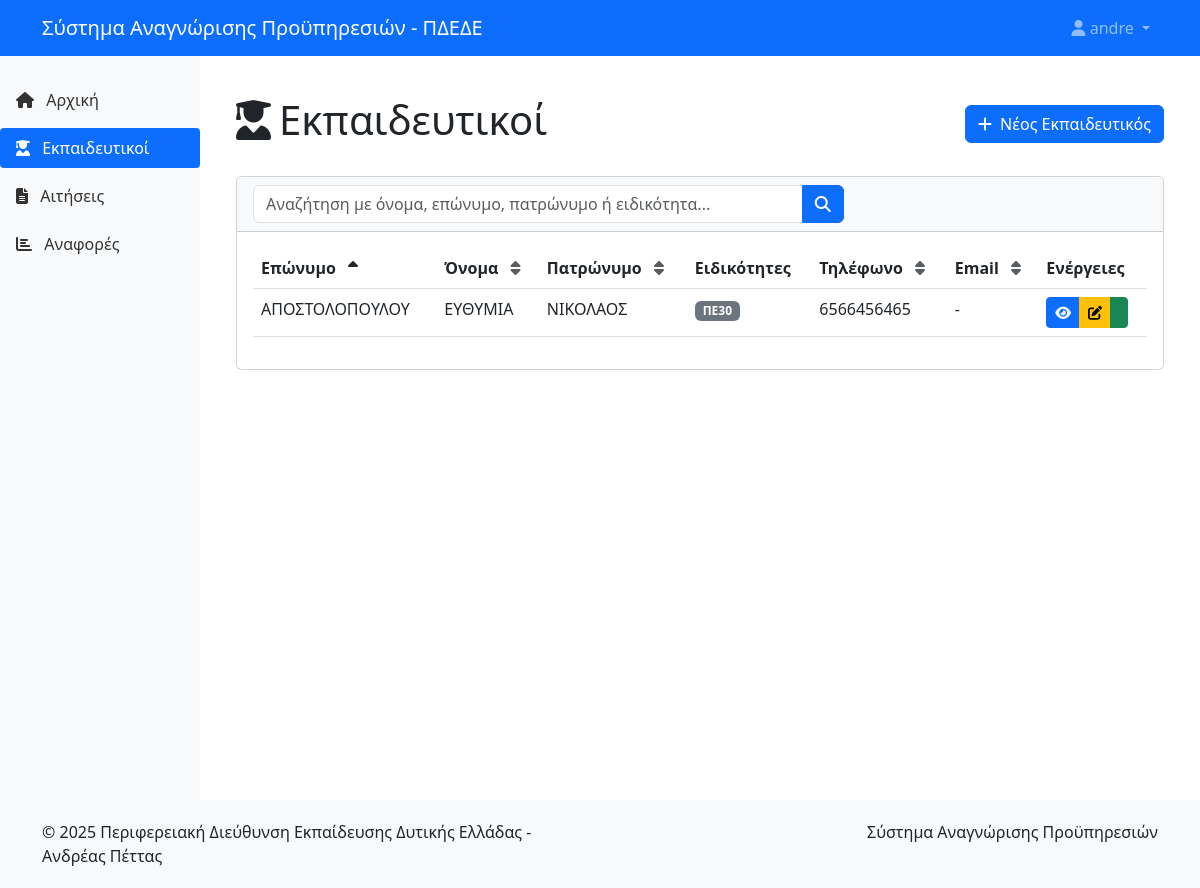
/teachers/ (signed in), run on an earlier commit of the app's database.
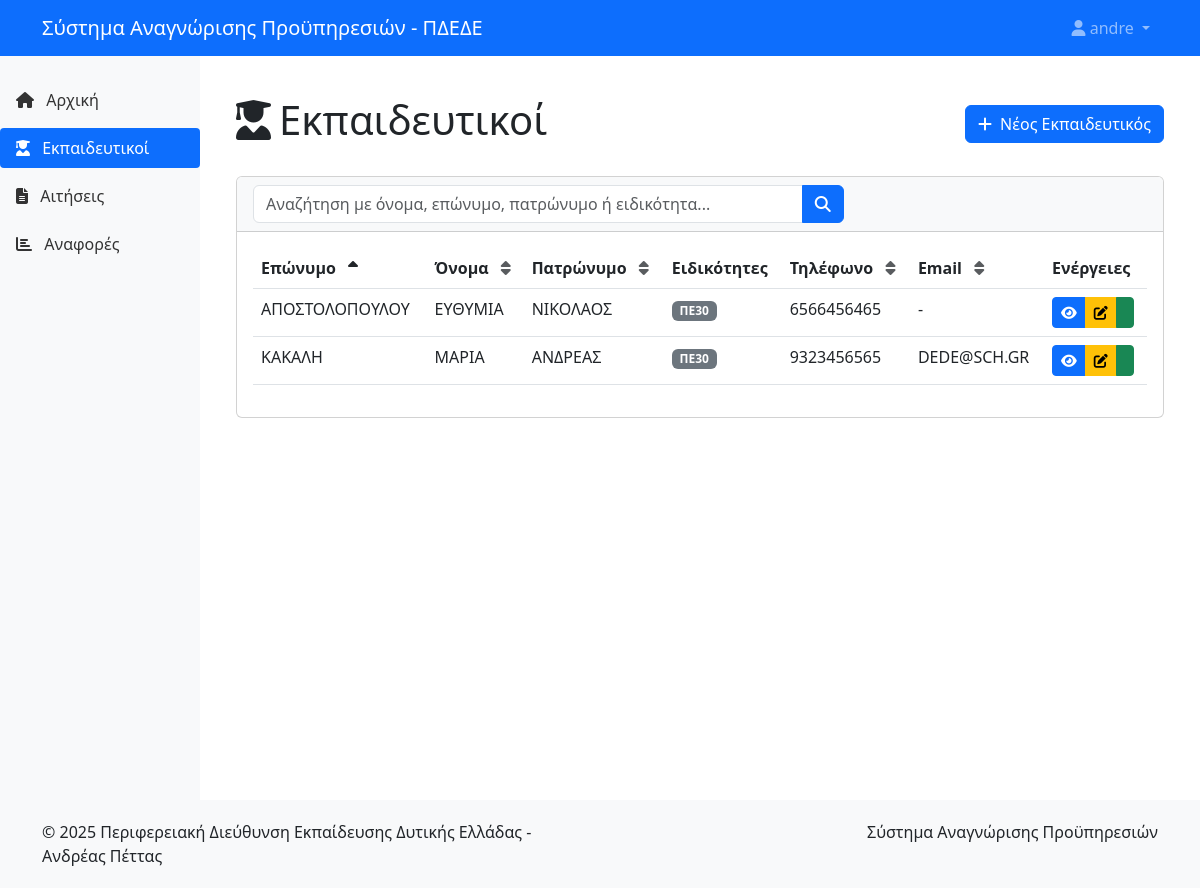
And on a later commit of the database.
### proipiresia/models.py (models this page shows, shortened)
class Teacher(models.Model):
    first_name = models.CharField(max_length=100, verbose_name="Όνομα")
    last_name = models.CharField(max_length=100, verbose_name="Επώνυμο")
    father_name = models.CharField(max_length=100, verbose_name="Πατρώνυμο")
    specialties = models.ManyToManyField(Specialty, through='TeacherSpecialty', verbose_name="Ειδικότητες")
    phone = models.CharField(max_length=20, blank=True, null=True, verbose_name="Τηλέφωνο")
    email = models.EmailField(blank=True, null=True, verbose_name="Email")
    class Meta:
        verbose_name = "Εκπαιδευτικός"
        verbose_name_plural = "Εκπαιδευτικοί"
        ordering = ['last_name', 'first_name']
        constraints = [
            models.UniqueConstraint(
                fields=['first_name', 'last_name', 'father_name'],
                name='unique_teacher'
            )
        ]

class TeacherSpecialty(models.Model):
    teacher = models.ForeignKey(Teacher, on_delete=models.CASCADE, verbose_name="Εκπαιδευτικός")
    specialty = models.ForeignKey(Specialty, on_delete=models.CASCADE, verbose_name="Ειδικότητα")
    is_primary = models.BooleanField(default=False, verbose_name="Κύρια Ειδικότητα")
    class Meta:
        verbose_name = "Ειδικότητα Εκπαιδευτικού"
        verbose_name_plural = "Ειδικότητες Εκπαιδευτικών"
        unique_together = ['teacher', 'specialty']

class Specialty(models.Model):
    code = models.CharField(max_length=10, unique=True, verbose_name="Κωδικός Ειδικότητας")
    description = models.CharField(max_length=255, verbose_name="Περιγραφή Ειδικότητας")
    class Meta:
        verbose_name = "Ειδικότητα"
        verbose_name_plural = "Ειδικότητες"
        ordering = ['code']

### proipiresia/views.py (the view, shortened to what this page needs)
# urls.py: path('teachers/', views.TeacherListView.as_view(), name='teacher-list'),
class TeacherListView(LoginRequiredMixin, ListView):
    model = Teacher
    template_name = 'proipiresia/teacher_list.html'
    context_object_name = 'teachers'
    paginate_by = 20
    def get_queryset(self):
        queryset = super().get_queryset()
        search_term = self.request.GET.get('search', '')
        sort_by = self.request.GET.get('sort', 'last_name')
        order = self.request.GET.get('order', 'asc')
        valid_sort_fields = ['last_name', 'first_name', 'father_name', 'phone', 'email']
        if sort_by in valid_sort_fields:
            if order == 'desc':
                sort_by = f'-{sort_by}'
            queryset = queryset.order_by(sort_by)
        else:
            queryset = queryset.order_by('last_name')
        return queryset
    def get_context_data(self, **kwargs):
        context = super().get_context_data(**kwargs)
        context['search_term'] = self.request.GET.get('search', '')
        context['current_sort'] = self.request.GET.get('sort', 'last_name')
        context['current_order'] = self.request.GET.get('order', 'asc')
        return context

### proipiresia/templates/proipiresia/teacher_list.html (shortened to what the changed rows need)
{% extends 'proipiresia/base.html' %}
{% block content %}
<div class="container py-4">
    <div class="d-flex justify-content-between align-items-center mb-4">
        <h1><i class="fas fa-user-graduate me-2"></i>Εκπαιδευτικοί</h1>
    </div>
    <div class="card mb-4">
        <div class="card-body">
            {% if teachers %}
            <div class="table-responsive">
                <table class="table table-hover">
                    <thead>
                        <tr>
                            <th class="sortable-header">
                                <a href="?sort=last_name&order={% if current_sort == 'last_name' and current_order == 'asc' %}desc{% else %}asc{% endif %}{% if search_term %}&search={{ search_term }}{% endif %}" class="text-decoration-none text-dark">
                                    Επώνυμο
                                    {% if current_sort == 'last_name' %}
                                        {% if current_order == 'asc' %}
                                            <i class="fas fa-sort-up"></i>
                                        {% else %}
                                            <i class="fas fa-sort-down"></i>
                                        {% endif %}
                                    {% else %}
                                        <i class="fas fa-sort text-muted"></i>
                                    {% endif %}
                                </a>
                            </th>
                            <th class="sortable-header">
                                <a href="?sort=first_name&order={% if current_sort == 'first_name' and current_order == 'asc' %}desc{% else %}asc{% endif %}{% if search_term %}&search={{ search_term }}{% endif %}" class="text-decoration-none text-dark">
                                    Όνομα
                                    {% if current_sort == 'first_name' %}
                                        {% if current_order == 'asc' %}
                                            <i class="fas fa-sort-up"></i>
                                        {% else %}
                                            <i class="fas fa-sort-down"></i>
                                        {% endif %}
                                    {% else %}
                                        <i class="fas fa-sort text-muted"></i>
                                    {% endif %}
                                </a>
                            </th>
                            <th class="sortable-header">
                                <a href="?sort=father_name&order={% if current_sort == 'father_name' and current_order == 'asc' %}desc{% else %}asc{% endif %}{% if search_term %}&search={{ search_term }}{% endif %}" class="text-decoration-none text-dark">
                                    Πατρώνυμο
                                    {% if current_sort == 'father_name' %}
                                        {% if current_order == 'asc' %}
                                            <i class="fas fa-sort-up"></i>
                                        {% else %}
                                            <i class="fas fa-sort-down"></i>
                                        {% endif %}
                                    {% else %}
                                        <i class="fas fa-sort text-muted"></i>
                                    {% endif %}
                                </a>
                            </th>
                            <th>Ειδικότητες</th>
                            <th class="sortable-header">
                                <a href="?sort=phone&order={% if current_sort == 'phone' and current_order == 'asc' %}desc{% else %}asc{% endif %}{% if search_term %}&search={{ search_term }}{% endif %}" class="text-decoration-none text-dark">
                                    Τηλέφωνο
                                    {% if current_sort == 'phone' %}
                                        {% if current_order == 'asc' %}
                                            <i class="fas fa-sort-up"></i>
                                        {% else %}
                                            <i class="fas fa-sort-down"></i>
                                        {% endif %}
                                    {% else %}
                                        <i class="fas fa-sort text-muted"></i>
                                    {% endif %}
                                </a>
                            </th>
                            <th class="sortable-header">
                                <a href="?sort=email&order={% if current_sort == 'email' and current_order == 'asc' %}desc{% else %}asc{% endif %}{% if search_term %}&search={{ search_term }}{% endif %}" class="text-decoration-none text-dark">
                                    Email
                                    {% if current_sort == 'email' %}
                                        {% if current_order == 'asc' %}
                                            <i class="fas fa-sort-up"></i>
                                        {% else %}
                                            <i class="fas fa-sort-down"></i>
                                        {% endif %}
                                    {% else %}
                                        <i class="fas fa-sort text-muted"></i>
                                    {% endif %}
                                </a>
                            </th>
                            <th>Ενέργειες</th>
                        </tr>
                    </thead>
                    <tbody>
                        {% for teacher in teachers %}
                        <tr>
                            <td>{{ teacher.last_name }}</td>
                            <td>{{ teacher.first_name }}</td>
                            <td>{{ teacher.father_name }}</td>
                            <td>
                                {% for ts in teacher.teacherspecialty_set.all %}
                                <span class="badge {% if ts.is_primary %}bg-primary{% else %}bg-secondary{% endif %}">
                                    {{ ts.specialty.code }}
                                </span>
                                {% empty %}
                                <span class="text-muted">-</span>
                                {% endfor %}
                            </td>
                            <td>{{ teacher.phone|default:"-" }}</td>
                            <td>{{ teacher.email|default:"-" }}</td>
                            <td>
                                <div class="btn-group" role="group">
                                    <a href="{% url 'teacher-detail' teacher.id %}" class="btn btn-sm btn-primary" data-bs-toggle="tooltip" title="Προβολή">
                                        <i class="fas fa-eye"></i>
                                    </a>
                                    <a href="{% url 'teacher-update' teacher.id %}" class="btn btn-sm btn-warning" data-bs-toggle="tooltip" title="Επεξεργασία">
                                        <i class="fas fa-edit"></i>
                                    </a>
                                    <a href="{% url 'application-create' %}?teacher={{ teacher.id }}" class="btn btn-sm btn-success" data-bs-toggle="tooltip" title="Νέα Αίτηση">
                                    </a>
                                </div>
                            </td>
                        </tr>
                        {% endfor %}
                    </tbody>
                </table>
            </div>
            {% endif %}
        </div>
    </div>
</div>
{% endblock %}

What changed in the data, as far as the page shows it:
added Teacher: last_name "ΚΑΚΑΛΗ", first_name "ΜΑΡΙΑ", father_name "ΑΝΔΡΕΑΣ", phone "9323456565", email "DEDE@SCH.GR"
added TeacherSpecialty: specialty.code "ΠΕ30", shown under "ΚΑΚΑΛΗ"
